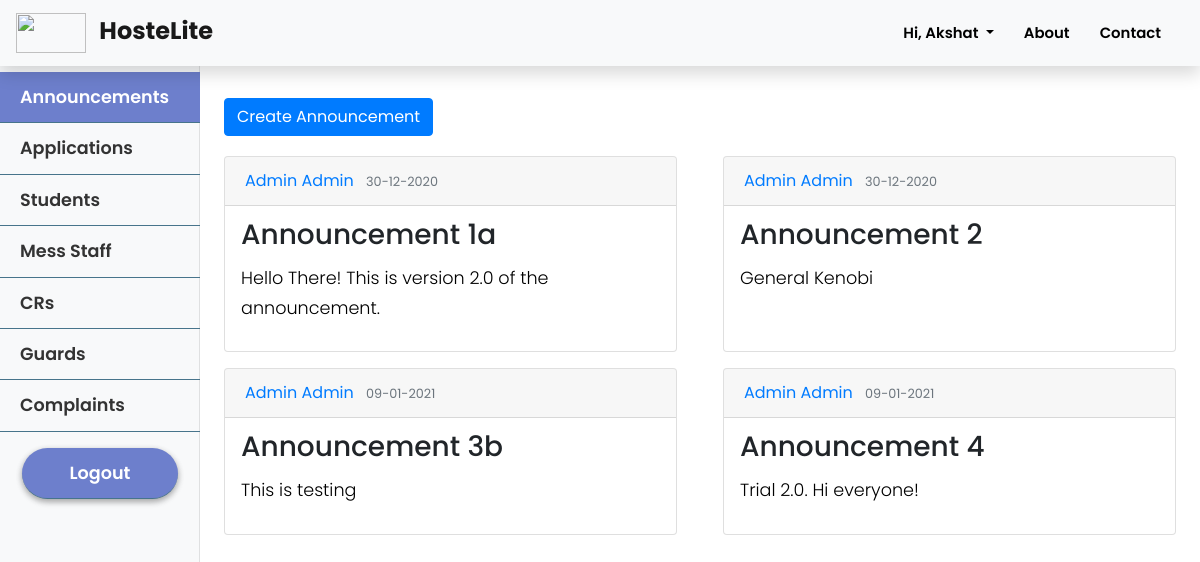
/admin/announcements (signed in), run on the app's committed database.
### hostelmanagement/models.py (models this page shows, shortened)
class User(db.Model, UserMixin):
    id = db.Column(db.Integer, primary_key=True)
    college_id = db.Column(db.String(9), unique=True, nullable=False)
    firstname = db.Column(db.String(20), nullable=False)
    lastname = db.Column(db.String(20), nullable=False)
    email = db.Column(db.String(120), unique=True, nullable=False)
    password = db.Column(db.String(60), nullable=False)
    phone = db.Column(db.String(10), unique=True, nullable=False)
    address = db.Column(db.Text, nullable=False)
    course = db.Column(db.String(20),nullable=True)
    department = db.Column(db.String(20), nullable=True)
    user_type = db.Column(db.Integer, nullable = False, default=1)
    room_no = db.Column(db.Integer, nullable = True)
    announcements = db.relationship('Announcement', backref='author', lazy=True)
    complaints = db.relationship('Complaint', backref='author', lazy=True)
    mess_menu = db.relationship('MessMenu', backref='author', lazy=True)
    courier = db.relationship('Courier', backref='user', lazy=True)
    exitentry = db.relationship('ExitEntry', backref='user', lazy=True)
    visitor = db.relationship('Visitor', backref='user', lazy=True)

class Announcement(db.Model):
    id = db.Column(db.Integer, primary_key=True)
    title = db.Column(db.String(100), nullable=False)
    date_posted = db.Column(db.DateTime, nullable=False, default=datetime.utcnow)
    content = db.Column(db.Text, nullable=False)
    user_id = db.Column(db.Integer, db.ForeignKey('user.id'), nullable=False)

### hostelmanagement/routes.py (the view)
@app.route("/admin/announcements")
@login_required
def announcement_list():
    announcements = Announcement.query.all()
    return render_template('admin/announcement_list.html', title = 'Announcements', announcements = announcements)

### hostelmanagement/models.py (called while the page is built)
@login_manager.user_loader
def load_user(user_id):
    return User.query.get(int(user_id))

### hostelmanagement/templates/admin/announcement_list.html (shortened to what this page needs)
{% extends 'admin/admin_layout.html' %}
{% block admin_announcements %}active{% endblock %}
{% block admin_content %}
    <div class="oneGrid">
        <a class="btn btn-primary create-btn" type="submit" href="{{ url_for('announcement_create') }}">Create Announcement</a>
    </div>
    <div class="card-deck grid">
        {% for announcement in announcements %}
            <div class="card">
                <div class="card-header">
                    <div class="article-metadata">
                        <a class="mr-2" href="#">{{announcement.author.firstname}} {{announcement.author.lastname}}</a>
                        <small class="text-muted">{{announcement.date_posted.strftime('%d-%m-%Y')}}</small>
                    </div>
                </div>
                <div class="card-body">
                    <h3 class="card-title">{{ announcement.title }}</h3>
                    <p style="color: black;">{{announcement.content}}</p>
                </div>
            </div>
        {% endfor %}
    </div>
{% endblock admin_content %}

### hostelmanagement/templates/layout.html (shortened to what this page needs)
<!DOCTYPE html>
<html>
<head>
    <link rel="stylesheet" href="https://cdn.jsdelivr.net/npm/bootstrap@4.5.3/dist/css/bootstrap.min.css">
    <link rel='stylesheet' href="{{ url_for('static', filename='style.css') }}">
    <link rel="stylesheet" href="https://use.fontawesome.com/releases/v5.8.1/css/all.css"
 />
</head>
<body>
    <section id="landingPage">
        <nav class="navbar sticky-top shadow navbar-expand-lg navbar-light bg-light">
            <a class="navbar-brand col-md-3 col-lg-2 mr-0 pl-0 pr-0" href="{{url_for('index')}}">
                <img src="https://cdn.logo.com/hotlink-ok/logo-social.png" width="70" height="40" class="d-inline-block align-top" alt="" loading="lazy">
                <strong class="pl-2 mt-2" style="font-size:1.2em;">HosteLite</strong>
            </a>
            <ul class='navbar-nav ml-auto mr-2'>
                {% if not current_user.is_authenticated %}
                    <li class="nav-item">
                        <a class="nav-link" href="{{ url_for('about') }}">About</a>
                    </li>
                    <li class="nav-item">
                        <a class="nav-link" href="{{ url_for('contact') }}">Contact</a>
                    </li>
                    <li class="nav-item">
                        <a class="nav-link" href="{{ url_for('login') }}">Log In</a>
                    </li>
                    <li class="nav-item">
                        <a class="nav-link toButton pl-15 pr-15" style="color: white; font-weight: 600" href="{{ url_for('application') }}">Apply Now</a>
                    </li>
                {% else %}
                    <li class="nav-item dropdown">
                        <a class="nav-link dropdown-toggle" href="#" id="navbarDropdown" role="button" data-toggle="dropdown" aria-haspopup="true" aria-expanded="false">
                            Hi, {{ current_user.firstname }}
                        </a>
                    </li>
                    <li class="nav-item">
                        <a class="nav-link" href="{{ url_for('about') }}">About</a>
                    </li>
                    <li class="nav-item">
                        <a class="nav-link" href="{{ url_for('contact') }}">Contact</a>
                    </li>
                {% endif %}
            </ul>
        </nav>
    </section>
    {% block content %}
    {% endblock %}
</body>
</html>

### hostelmanagement/static/style.css (style rules this page uses)
* { margin: 0; padding: 0; font-family: "Poppins", sans-serif; font-size: 16px; box-sizing: border-box; }
body { padding-top: 70px; overflow-x:hidden; scroll-behavior: smooth; }
#landingPage nav { position: fixed; width: 100%; opacity: 1; background-color: rgba(255, 255, 255); }
#landingPage nav ul a { font-size: 0.93em; font-weight: 600; text-decoration: none; padding: 10px 15px; text-align: center; color: #000; }
p { font-family: 'Poppins', sans-serif; font-size: 1.1em; font-weight: 300; line-height: 1.7em; color: #999; }
.grid { display: grid; grid-template-columns: repeat(2, 1fr); gap: 16px; margin-top: 20px; }
.oneGrid { display: grid; grid-template-columns: repeat(1, 1fr); gap: 16px; margin-top: 20px; }
.card-body { padding: 0.75rem; padding-left: 1rem; }
.create-btn { margin-right: auto; }

### data on the page
User: firstname "Akshat"
Announcement: author.firstname "Admin", author.lastname "Admin", date_posted "30-12-2020", title "Announcement 1a", content "Hello There! This is version 2.0 of the announcement."
Announcement: author.firstname "Admin", author.lastname "Admin", date_posted "30-12-2020", title "Announcement 2", content "General Kenobi"
Announcement: author.firstname "Admin", author.lastname "Admin", date_posted "09-01-2021", title "Announcement 3b", content "This is testing"
Announcement: author.firstname "Admin", author.lastname "Admin", date_posted "09-01-2021", title "Announcement 4", content "Trial 2.0. Hi everyone!"
